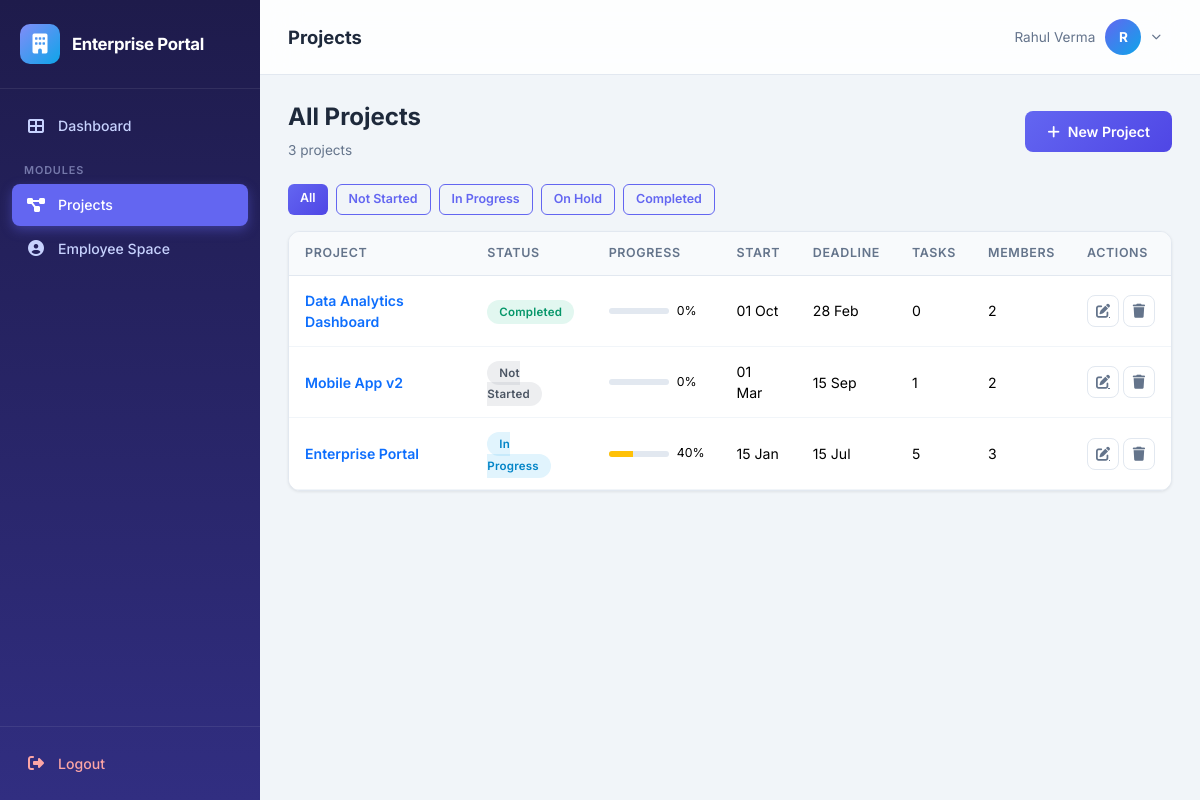
/pm/projects (signed in), run on the app's committed database.
### app/models.py (models this page shows, shortened)
class Module(db.Model):
    __tablename__ = 'modules'
    id = db.Column(db.Integer, primary_key=True)
    name = db.Column(db.String(50), unique=True, nullable=False)
    slug = db.Column(db.String(50), unique=True, nullable=False)
    description = db.Column(db.String(200), default='')
    icon = db.Column(db.String(50), default='fas fa-cube')

class User(UserMixin, db.Model):
    __tablename__ = 'users'
    id = db.Column(db.Integer, primary_key=True)
    username = db.Column(db.String(80), unique=True, nullable=False, index=True)
    email = db.Column(db.String(120), unique=True, nullable=False)
    password_hash = db.Column(db.String(256), nullable=False)
    full_name = db.Column(db.String(150), nullable=False)
    phone = db.Column(db.String(20), default='')
    is_admin = db.Column(db.Boolean, default=False)
    is_active_user = db.Column(db.Boolean, default=True)
    must_change_password = db.Column(db.Boolean, default=False)
    created_at = db.Column(db.DateTime, default=datetime.utcnow)
    modules = db.relationship('Module', secondary='user_modules', backref=db.backref('users', lazy='dynamic'))
    employee = db.relationship('Employee', backref='user', uselist=False, lazy='joined')
    tasks_assigned = db.relationship('Task', backref='assignee', foreign_keys='Task.assigned_to')
    expenses = db.relationship('Expense', backref='submitter', foreign_keys='Expense.submitted_by')
    projects_created = db.relationship('Project', backref='creator', foreign_keys='Project.created_by')
    def has_module(self, slug):
        return any(m.slug == slug for m in self.modules)
    @property
    def is_active(self):
        return self.is_active_user

class Project(db.Model):
    __tablename__ = 'projects'
    id = db.Column(db.Integer, primary_key=True)
    name = db.Column(db.String(150), unique=True, nullable=False)   # prevent duplicates
    description = db.Column(db.Text, default='')
    start_date = db.Column(db.Date, default=date.today)
    end_date = db.Column(db.Date, nullable=True)
    deadline = db.Column(db.Date, nullable=True)                     # NEW — hard deadline
    status = db.Column(db.String(30), default='Not Started')         # Not Started, In Progress, Completed, On Hold
    created_by = db.Column(db.Integer, db.ForeignKey('users.id'), nullable=False)
    created_at = db.Column(db.DateTime, default=datetime.utcnow)
    updated_at = db.Column(db.DateTime, default=datetime.utcnow, onupdate=datetime.utcnow)
    members = db.relationship('ProjectMember', backref='project', lazy='dynamic', cascade='all, delete-orphan')
    tasks = db.relationship('Task', backref='project', lazy='dynamic', cascade='all, delete-orphan')
    milestones = db.relationship('Milestone', backref='project', lazy='dynamic', cascade='all, delete-orphan')
    @property
    def progress(self):
        total = self.tasks.count()
        if total == 0:
            return 0
        done = self.tasks.filter_by(status='Done').count()
        return round((done / total) * 100)
    @property
    def is_delayed(self):
        if self.deadline and self.status != 'Completed':
            return date.today() > self.deadline
        return False

### app/pm/routes.py (the view)
@bp.route('/projects')
@module_required('pm')
def projects():
    status_filter = request.args.get('status', '')
    query = Project.query
    if status_filter:
        query = query.filter_by(status=status_filter)
    all_projects = query.order_by(Project.created_at.desc()).all()
    return render_template('pm/projects.html', projects=all_projects,
                           current_status=status_filter)

### app/templates/pm/projects.html (shortened to what this page needs)
{% extends "base.html" %}
{% block page_title %}Projects{% endblock %}
{% block content %}
<div class="d-flex justify-content-between align-items-center mb-4">
    <div>
        <h4 style="font-weight:700;">All Projects</h4>
        <p style="color:var(--text-secondary); font-size:0.85rem; margin:0;">{{ projects | length }} projects</p>
    </div>
    <a href="{{ url_for('pm.add_project') }}" class="btn btn-primary" id="btn-add-project">
        <i class="fas fa-plus me-2"></i>New Project
    </a>
</div>
<div class="mb-3 d-flex gap-2 flex-wrap">
    <a href="{{ url_for('pm.projects') }}" class="btn btn-sm {% if not current_status %}btn-primary{% else %}btn-outline-primary{% endif %}">All</a>
    <a href="{{ url_for('pm.projects', status='Not Started') }}" class="btn btn-sm {% if current_status == 'Not Started' %}btn-primary{% else %}btn-outline-primary{% endif %}">Not Started</a>
    <a href="{{ url_for('pm.projects', status='In Progress') }}" class="btn btn-sm {% if current_status == 'In Progress' %}btn-primary{% else %}btn-outline-primary{% endif %}">In Progress</a>
    <a href="{{ url_for('pm.projects', status='On Hold') }}" class="btn btn-sm {% if current_status == 'On Hold' %}btn-primary{% else %}btn-outline-primary{% endif %}">On Hold</a>
    <a href="{{ url_for('pm.projects', status='Completed') }}" class="btn btn-sm {% if current_status == 'Completed' %}btn-primary{% else %}btn-outline-primary{% endif %}">Completed</a>
</div>
<div class="data-card">
    <div class="table-responsive">
        <table class="table" id="tbl-all-projects">
            <thead>
                <tr>
                    <th>Project</th>
                    <th>Status</th>
                    <th>Progress</th>
                    <th>Start</th>
                    <th>Deadline</th>
                    <th>Tasks</th>
                    <th>Members</th>
                    <th>Actions</th>
                </tr>
            </thead>
            <tbody>
                {% for p in projects %}
                <tr>
                    <td>
                        <a href="{{ url_for('pm.project_detail', project_id=p.id) }}" class="fw-semibold text-decoration-none">
                            {{ p.name }}
                        </a>
                    </td>
                    <td><span class="badge-status badge-{{ p.status | lower | replace(' ', '-') }}">{{ p.status }}</span></td>
                    <td>
                        <div class="d-flex align-items-center gap-2">
                            <div class="progress" style="width:60px; height:6px;">
                                <div class="progress-bar {% if p.progress == 100 %}bg-success{% elif p.progress > 50 %}bg-primary{% elif p.progress > 0 %}bg-warning{% else %}bg-secondary{% endif %}"
                                     style="width:{{ p.progress }}%"></div>
                            </div>
                            <small>{{ p.progress }}%</small>
                        </div>
                    </td>
                    <td>{{ p.start_date.strftime('%d %b') if p.start_date else '—' }}</td>
                    <td>
                        {% if p.deadline %}
                            <span class="{% if p.is_delayed %}text-danger fw-bold{% endif %}">
                                {{ p.deadline.strftime('%d %b') }}
                            </span>
                        {% else %}—{% endif %}
                    </td>
                    <td>{{ p.tasks.count() }}</td>
                    <td>{{ p.members.count() }}</td>
                    <td>
                        <div class="d-flex gap-1">
                            <a href="{{ url_for('pm.edit_project', project_id=p.id) }}" class="btn-action" title="Edit">
                                <i class="fas fa-pen-to-square"></i>
                            </a>
                            <form method="POST" action="{{ url_for('pm.delete_project', project_id=p.id) }}" class="d-inline"
                                  onsubmit="return confirm('Delete project &quot;{{ p.name }}&quot;? This will also delete all tasks, milestones and members.')">
                                <button type="submit" class="btn-action danger" title="Delete">
                                    <i class="fas fa-trash"></i>
                                </button>
                            </form>
                        </div>
                    </td>
                </tr>
                {% else %}
                <tr><td colspan="8" class="text-center py-4" style="color:var(--text-secondary);">No projects found</td></tr>
                {% endfor %}
            </tbody>
        </table>
    </div>
</div>
{% endblock %}

### app/templates/base.html (shortened to what this page needs)
<!DOCTYPE html>
<html lang="en">
<head>
    <link href="https://cdn.jsdelivr.net/npm/bootstrap@5.3.3/dist/css/bootstrap.min.css" rel="stylesheet">
    <link href="https://cdnjs.cloudflare.com/ajax/libs/font-awesome/6.5.1/css/all.min.css" rel="stylesheet">
    <link rel="stylesheet" href="{{ url_for('static', filename='css/style.css') }}">
</head>
<body>
    <aside id="sidebar" class="sidebar">
        <div class="sidebar-brand">
            <div class="brand-icon">
                <i class="fas fa-building"></i>
            </div>
            <h5>Enterprise Portal</h5>
        </div>
        <nav class="sidebar-nav">
            <a href="{{ url_for('main_dashboard') }}" class="nav-link">
                <i class="fas fa-th-large"></i>
                <span>Dashboard</span>
            </a>
            <div class="nav-label">Modules</div>
            {% for mod in user_modules %}
                {% if mod.slug == 'admin' %}
                <a href="{{ url_for('admin.dashboard') }}" class="nav-link" id="nav-admin">
                    <i class="fas fa-shield-halved"></i>
                    <span>Admin</span>
                </a>
                {% elif mod.slug == 'hr' %}
                <a href="{{ url_for('hr.dashboard') }}" class="nav-link" id="nav-hr">
                    <i class="fas fa-people-group"></i>
                    <span>HR</span>
                </a>
                {% elif mod.slug == 'pm' %}
                <a href="{{ url_for('pm.dashboard') }}" class="nav-link" id="nav-pm">
                    <i class="fas fa-diagram-project"></i>
                    <span>Projects</span>
                </a>
                {% elif mod.slug == 'finance' %}
                <a href="{{ url_for('finance.dashboard') }}" class="nav-link" id="nav-finance">
                    <i class="fas fa-indian-rupee-sign"></i>
                    <span>Finance</span>
                </a>
                {% elif mod.slug == 'employee' %}
                <a href="{{ url_for('employee.dashboard') }}" class="nav-link" id="nav-employee">
                    <i class="fas fa-user-circle"></i>
                    <span>Employee Space</span>
                </a>
                {% endif %}
            {% endfor %}
        </nav>
        <div class="sidebar-footer">
            <a href="{{ url_for('auth.logout') }}" class="nav-link">
                <i class="fas fa-right-from-bracket"></i>
                <span>Logout</span>
            </a>
        </div>
    </aside>
    <div class="main-content">
        <header class="top-navbar">
            <div class="d-flex align-items-center gap-3">
                <h1 class="page-title">{% block page_title %}Dashboard{% endblock %}</h1>
            </div>
            <div class="user-dropdown">
                <button class="user-dropdown-toggle" id="userDropdownBtn" type="button">
                    <span class="d-none d-md-inline" style="font-size:0.85rem; color: var(--text-secondary);">
                        {{ current_user.full_name }}
                    </span>
                    <div class="user-avatar">
                        {{ current_user.full_name[0] | upper }}
                    </div>
                    <i class="fas fa-chevron-down" style="font-size:0.6rem; color:var(--text-secondary);"></i>
                </button>
            </div>
        </header>
        <div class="page-body">
            {% block content %}{% endblock %}
        </div>
    </div>
</body>
</html>

### data on the page
User: full_name "Rahul Verma", full_name "R"
Project: name "Data Analytics Dashboard", status "Completed", progress "0", start_date "01 Oct", deadline "28 Feb", tasks.count "0", members.count "2"
Project: name "Mobile App v2", status "Not Started", progress "0", start_date "01 Mar", deadline "15 Sep", tasks.count "1", members.count "2"
Project: name "Enterprise Portal", status "In Progress", progress "40", start_date "15 Jan", deadline "15 Jul", tasks.count "5", members.count "3"

### other printed values
{{ projects | length }} "3"
